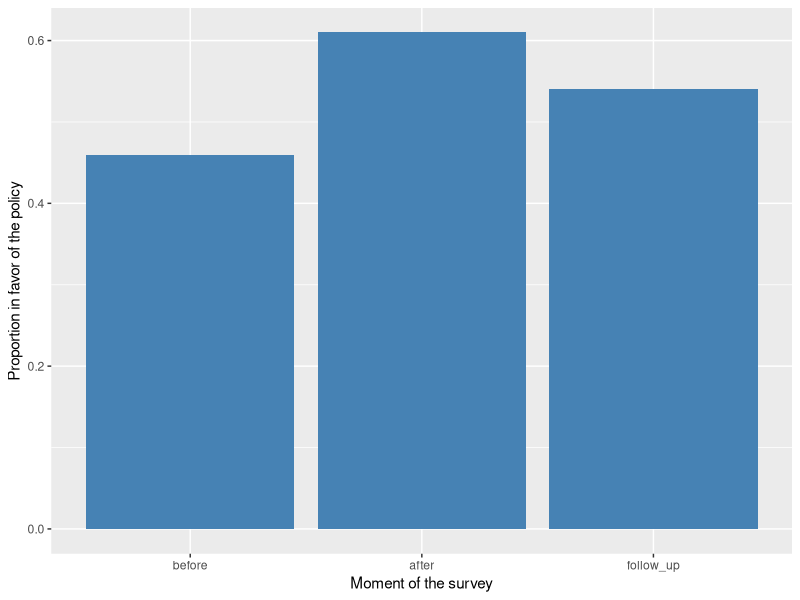

Reproduce this figure in R.
## ---- chunk 1
knitr::opts_chunk$set(
  fig.align = "center",
  out.width = "100%",
  tidy = "styler",
  warning = FALSE,
  message = FALSE
)

set.seed(42)
## ---- chunk 2
# number of respondents
n <- 200

# opinion before the debate
before <- sample(c("Yes", "No"),
  size = n,
  replace = TRUE,
  prob = c(0.4, 0.6)
)

# opinion right after the debate (respondents who were in favor
# tend to keep their opinion, while those who were against
# are more likely to change their mind)
after <- ifelse(before == "Yes",
  sample(c("Yes", "No"), size = n, replace = TRUE, prob = c(0.9, 0.1)),
  sample(c("Yes", "No"), size = n, replace = TRUE, prob = c(0.4, 0.6))
)

# opinion one month later (some of the respondents
# convinced by the debate go back to their initial opinion)
follow_up <- ifelse(after == "Yes",
  sample(c("Yes", "No"), size = n, replace = TRUE, prob = c(0.85, 0.15)),
  sample(c("Yes", "No"), size = n, replace = TRUE, prob = c(0.1, 0.9))
)

# dataset
dat <- data.frame(
  respondent = factor(1:n),
  before = factor(before, levels = c("No", "Yes")),
  after = factor(after, levels = c("No", "Yes")),
  follow_up = factor(follow_up, levels = c("No", "Yes"))
)

head(dat)
## ---- chunk 3
# install.packages("dplyr")
library(dplyr)

dat %>%
  summarise(across(before:follow_up, ~ mean(.x == "Yes")))
## ---- chunk 4
# install.packages("ggplot2")
library(ggplot2)

# install.packages("tidyr")
library(tidyr)

# from the wide format to the long format
dat_long <- dat %>%
  pivot_longer(
    cols = c(before, after, follow_up),
    names_to = "time",
    values_to = "opinion"
  ) %>%
  mutate(time = factor(time, levels = c("before", "after", "follow_up")))

dat_long %>%
  group_by(time) %>%
  summarise(prop_yes = mean(opinion == "Yes")) %>%
  ggplot() +
  aes(x = time, y = prop_yes) +
  geom_col(fill = "steelblue") +
  labs(
    x = "Moment of the survey",
    y = "Proportion in favor of the policy"
  )
## ---- chunk 5
head(dat_long)
## ---- chunk 6
# install.packages("rstatix")
library(rstatix)

dat_long %>%
  cochran_qtest(opinion ~ time | respondent)
## ---- chunk 7
# Cochran's Q test on the first 2 measurements only
dat_long %>%
  filter(time %in% c("before", "after")) %>%
  mutate(time = droplevels(time)) %>%
  cochran_qtest(opinion ~ time | respondent)

# McNemar's test on the same 2 measurements
mcnemar.test(table(dat$before, dat$after),
  correct = FALSE
)
## ---- chunk 8
dat_long %>%
  pairwise_mcnemar_test(opinion ~ time | respondent,
    p.adjust.method = "holm"
  )
